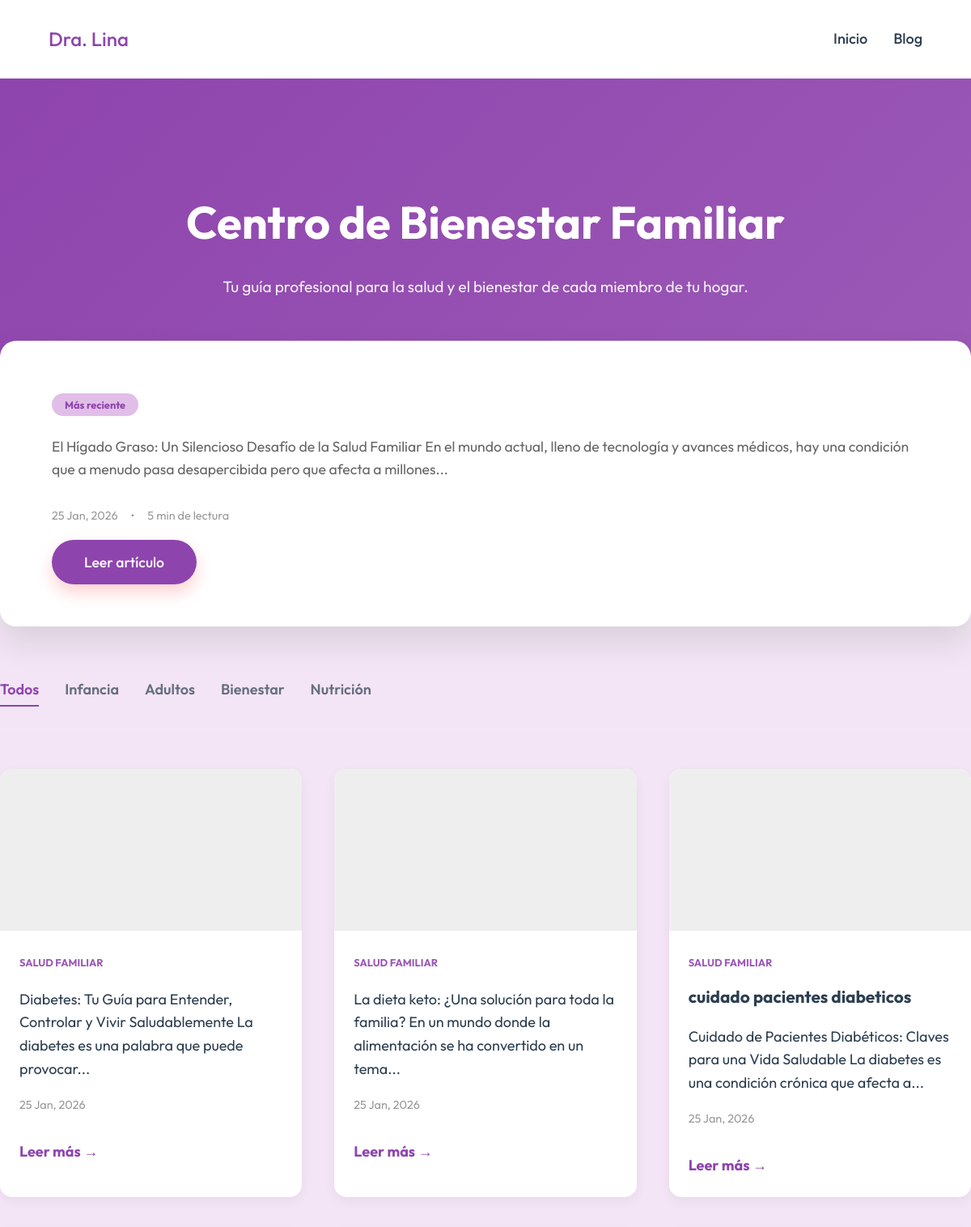
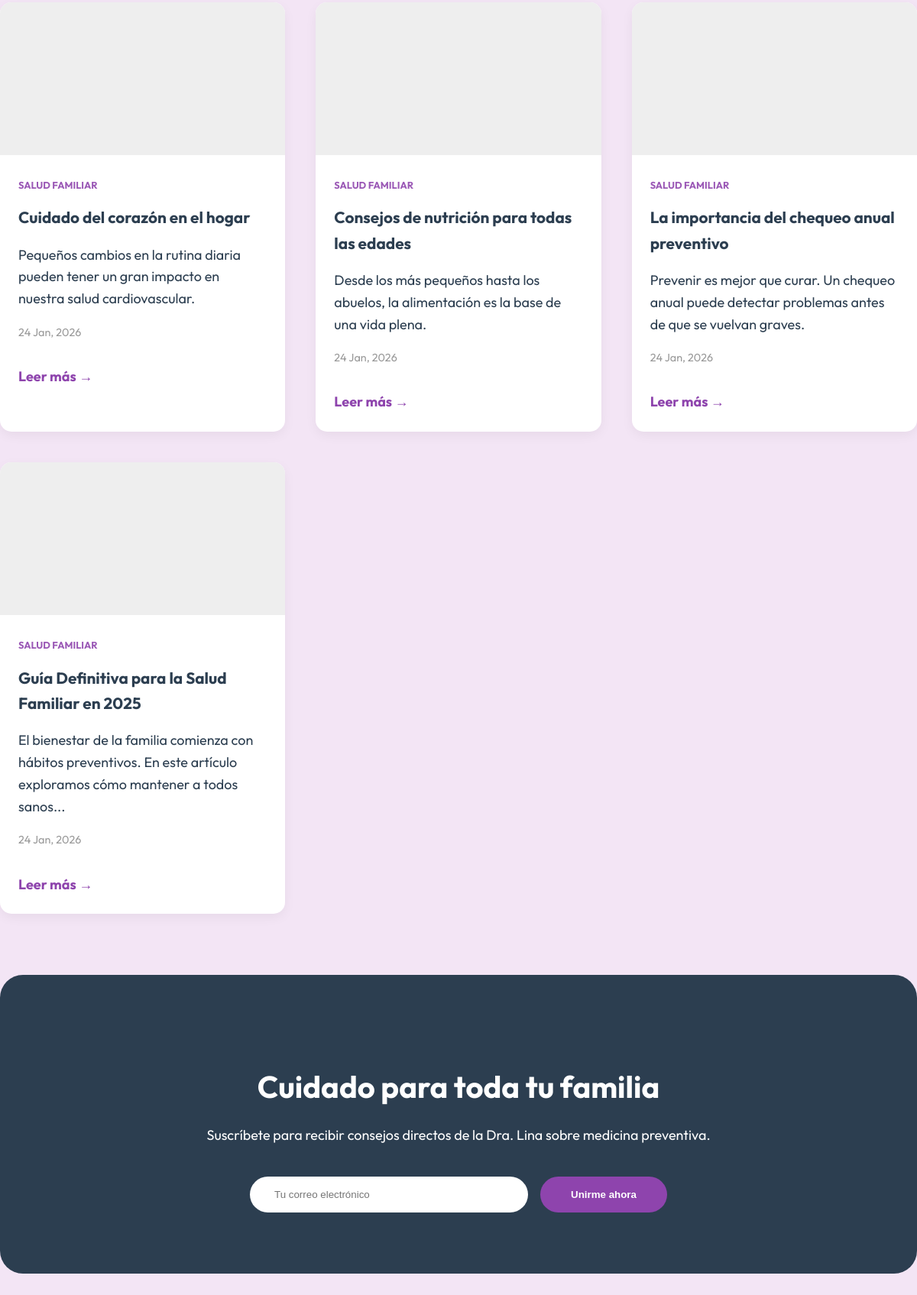
Page /blog on the committed database (2 pictures, top to bottom).
### models.py (models this page shows)
class BlogPost(db.Model):
    id = db.Column(db.Integer, primary_key=True)
    title = db.Column(db.String(200), nullable=False)
    content = db.Column(db.Text, nullable=False)
    featured_image_url = db.Column(db.String(500))
    seo_keywords = db.Column(db.String(300))
    author_id = db.Column(db.Integer, db.ForeignKey('user.id'))
    created_at = db.Column(db.DateTime, default=datetime.utcnow)
    is_published = db.Column(db.Boolean, default=True)

### app.py (the view)
    @app.route('/blog')
    def blog():
        all_posts = BlogPost.query.filter_by(is_published=True).order_by(BlogPost.created_at.desc()).all()
        featured_post = all_posts[0] if all_posts else None
        recent_posts = all_posts[1:] if len(all_posts) > 1 else []
        return render_template('public/blog.html', featured_post=featured_post, recent_posts=recent_posts)

### templates/public/blog.html (shortened to what this page needs)
{% extends "base.html" %}
{% block content %}
<header class="blog-hero">
    <div class="container">
        <h1>Centro de Bienestar Familiar</h1>
        <p>Tu guía profesional para la salud y el bienestar de cada miembro de tu hogar.</p>
    </div>
</header>
<div class="container blog-main">
    {% if featured_post %}
    <section class="featured-post">
        <div class="featured-card">
            <div class="featured-info">
                <span class="badge">Más reciente</span>
                <p>{{ featured_post.content|striptags|truncate(200) }}</p>
                <div class="meta">
                    <span>{{ featured_post.created_at.strftime('%d %b, %Y') }}</span>
                    <span>&bull;</span>
                    <span>5 min de lectura</span>
                </div>
                <a href="{{ url_for('post_detail', post_id=featured_post.id) }}" class="btn-primary">Leer artículo</a>
            </div>
        </div>
    </section>
    {% endif %}
    <section class="categories-nav">
        <ul>
            <li><a href="#" class="active">Todos</a></li>
            <li><a href="#">Infancia</a></li>
            <li><a href="#">Adultos</a></li>
            <li><a href="#">Bienestar</a></li>
            <li><a href="#">Nutrición</a></li>
        </ul>
    </section>
    <section class="recent-posts">
        <div class="posts-grid">
            {% for post in recent_posts %}
            <article class="post-card">
                <div class="post-image"
                    style="background-image: url('{{ post.featured_image_url or '/static/img/default-blog.jpg' }}');">
                </div>
                <div class="post-details">
                    <span class="post-cat">Salud Familiar</span>
                    <h3>{{ post.title }}</h3>
                    <p class="post-excerpt">{{ post.content|striptags|truncate(120) }}</p>
                    <div class="meta">
                        <span>{{ post.created_at.strftime('%d %b, %Y') }}</span>
                    </div>
                    <a href="{{ url_for('post_detail', post_id=post.id) }}" class="link">Leer más &rarr;</a>
                </div>
            </article>
            {% endfor %}
        </div>
    </section>
    <section class="newsletter-cta">
        <div class="cta-content">
            <h2>Cuidado para toda tu familia</h2>
            <p>Suscríbete para recibir consejos directos de la Dra. Lina sobre medicina preventiva.</p>
            <form class="cta-form">
                <input type="email" placeholder="Tu correo electrónico" required>
                <button type="submit">Unirme ahora</button>
            </form>
        </div>
    </section>
</div>
{% endblock %}

### static/css/style.css (style rules this page uses)
:root { --primary: #8e44ad; --secondary: #9b59b6; --accent: #e1bee7; --dark: #2c3e50; --light: #f3e5f5; --white: #FFFFFF; --text-muted: #7f8c8d; }
body { font-family: 'Outfit', sans-serif; background-color: var(--light); color: var(--dark); margin: 0; line-height: 1.6; font-size: 18px; }
a { text-decoration: none; color: var(--dark); font-weight: 500; transition: color 0.3s; }
.btn-primary { margin-top: 2rem; background: var(--primary); color: var(--white); padding: 1rem 2.5rem; border-radius: 50px; font-size: 1.1rem; box-shadow: 0 10px 20px rgba(255, 107, 107, 0.3); transition: transform 0.3s; }

### templates/public/blog.html (style rules this page uses)
.blog-hero { background: linear-gradient(135deg, var(--primary), var(--secondary)); color: white; padding: 6rem 0; text-align: center; }
.blog-hero h1 { font-size: 3.5rem; margin-bottom: 1rem; color: white; }
.blog-hero p { font-size: 1.2rem; opacity: 0.9; }
.blog-main { margin-top: -4rem; }
.featured-card { background: white; border-radius: 20px; box-shadow: 0 20px 40px rgba(0, 0, 0, 0.1); display: flex; overflow: hidden; margin-bottom: 4rem; }
.featured-info { padding: 4rem; flex: 1; }
.badge { background: var(--accent); color: var(--primary); padding: 0.4rem 1rem; border-radius: 20px; font-size: 0.8rem; font-weight: 700; }
.featured-info p { color: #666; font-size: 1.1rem; margin-bottom: 2rem; }
.meta { display: flex; gap: 1rem; color: #999; font-size: 0.9rem; margin-bottom: 2rem; }
.categories-nav { margin-bottom: 3rem; border-bottom: 1px solid #eee; padding-bottom: 1rem; }
.categories-nav ul { list-style: none; display: flex; gap: 2rem; padding: 0; }
.categories-nav a { color: var(--dark); opacity: 0.7; font-weight: 600; padding: 0.5rem 0; text-decoration: none; transition: all 0.3s ease; }
.categories-nav a.active { color: var(--primary); opacity: 1; border-bottom: 2px solid var(--primary); }
.posts-grid { display: grid; grid-template-columns: repeat(auto-fill, minmax(320px, 1fr)); gap: 2.5rem; margin-bottom: 5rem; }
.post-card { background: white; border-radius: 15px; overflow: hidden; transition: transform 0.3s; box-shadow: 0 5px 15px rgba(0, 0, 0, 0.05); }
.post-image { height: 200px; background: #eee; }
.post-details { padding: 1.5rem; }
.post-cat { color: var(--secondary); font-size: 0.8rem; font-weight: 700; text-transform: uppercase; }
.post-details h3 { margin: 0.8rem 0; font-size: 1.3rem; }
.post-details .link { color: var(--primary); font-weight: 700; text-decoration: none; }
.newsletter-cta { background: var(--dark); color: white; padding: 5rem; border-radius: 30px; text-align: center; margin-bottom: 5rem; }
.cta-content h2 { font-size: 2.5rem; margin-bottom: 1rem; color: white; }
.cta-form { display: flex; gap: 1rem; justify-content: center; margin-top: 2.5rem; }
.cta-form input { padding: 1rem 2rem; border-radius: 50px; border: none; width: 300px; }
.cta-form button { background: var(--primary); color: white; border: none; padding: 1rem 2.5rem; border-radius: 50px; font-weight: 700; cursor: pointer; }

### rows in the picture
BlogPost: content "El Hígado Graso: Un Silencioso Desafío de la Salud Familiar En el mundo actual, lleno de tecnología y avances médicos, hay una condición que a menudo pasa desapercibida pero que afecta a millones...", created_at "25 Jan, 2026"
BlogPost: content "Diabetes: Tu Guía para Entender, Controlar y Vivir Saludablemente La diabetes es una palabra que puede provocar...", created_at "25 Jan, 2026"
BlogPost: content "La dieta keto: ¿Una solución para toda la familia? En un mundo donde la alimentación se ha convertido en un tema...", created_at "25 Jan, 2026"
BlogPost: title "cuidado pacientes diabeticos", content "Cuidado de Pacientes Diabéticos: Claves para una Vida Saludable La diabetes es una condición crónica que afecta a...", created_at "25 Jan, 2026"
BlogPost: title "Cuidado del corazón en el hogar", content "Pequeños cambios en la rutina diaria pueden tener un gran impacto en nuestra salud cardiovascular.", created_at "24 Jan, 2026"
BlogPost: title "Consejos de nutrición para todas las edades", content "Desde los más pequeños hasta los abuelos, la alimentación es la base de una vida plena.", created_at "24 Jan, 2026"
BlogPost: title "La importancia del chequeo anual preventivo", content "Prevenir es mejor que curar. Un chequeo anual puede detectar problemas antes de que se vuelvan graves.", created_at "24 Jan, 2026"
BlogPost: title "Guía Definitiva para la Salud Familiar en 2025", content "El bienestar de la familia comienza con hábitos preventivos. En este artículo exploramos cómo mantener a todos sanos...", created_at "24 Jan, 2026"
